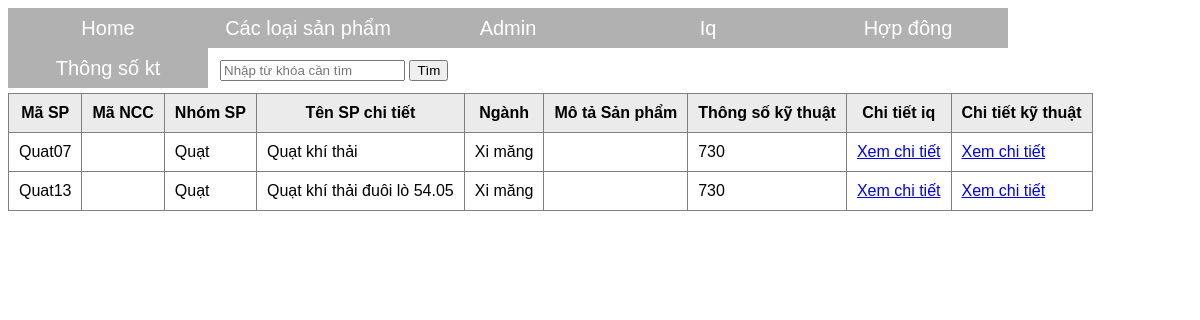
The page /tsktquat2.php on the database its author committed.
### tables this page shows
CREATE TABLE `sanpham` (
  `masp` varchar(255) NOT NULL,
  `mancc` varchar(255) NOT NULL,
  `nhomsp` varchar(255) NOT NULL,
  `tenspchitiet` varchar(255) NOT NULL,
  `nganh` varchar(255) NOT NULL,
  `motasanpham` varchar(255) NOT NULL
);

CREATE TABLE `chitiettskt` (
  `id` varchar(5) NOT NULL,
  `masp` varchar(255) DEFAULT NULL,
  `idtskt` varchar(12) DEFAULT NULL,
  `giatri` varchar(41) DEFAULT NULL
);

### tsktquat2.php (the view, shortened to what this page needs)
<?php
    $conn = mysqli_connect("localhost", "root", "", "dataapp3") or die("Không kết nối được cơ sở dữ liệu");
    if (isset($_GET['q']) && !empty($_GET['q'])) {
        $keyword = $_GET['q'];
    }else{
        $sql = "SELECT * FROM sanpham JOIN chitiettskt ON sanpham.masp = chitiettskt.masp WHERE nhomsp = 'Quạt' AND giatri = '730' ";
    }
    $result = mysqli_query($conn, $sql);
?>
<!DOCTYPE html>
<html>
<head>
    <link rel="stylesheet" type="text/css" href="style.css">
</head>
<body>
          <ul>
        <li><a href="index.php">Home</a></li>
        <li><a href="">Các loại sản phẩm</a>
        </li>
        <li><a href="">Admin</a>
        </li>
        <li><a href="iq.php">Iq</a></li>
        <li><a href="hopdong.php">Hợp đông</a></li>
                <li><a href="">Thông số kt</a>
        </li>
    </ul>
    <table class="search-form" cellpadding="10">
        <tr>
            <td>
                <form action="" method="get">
                    <input type="text" name="q" placeholder="Nhập từ khóa cần tìm" value="<?php if(isset($_GET['q']))?>" />
                    <input type="submit" value="Tìm">
                </form>
            </td>
        </tr>
    </table>
    <table class="list" border="1" cellpadding="10">
          <tr>
            <th>Mã SP</th>
            <th>Mã NCC</th>
            <th>Nhóm SP</th>
            <th>Tên SP chi tiết</th>
            <th>Ngành</th>
            <th>Mô tả Sản phẩm</th>
            <th>Thông số kỹ thuật</th>
            <th>Chi tiết iq</th>
            <th>Chi tiết kỹ thuật</th>
        </tr>
        <?php
           while ($row = mysqli_fetch_assoc($result)) {
            ?>
        <tr>
            <td><?php echo $row['masp']; ?></td>
            <td><?php echo $row['mancc']; ?></td>
            <td><?php echo $row['nhomsp']; ?></td>
            <td><?php echo $row['tenspchitiet']; ?></td>
            <td><?php echo $row['nganh']; ?></td>
            <td><?php echo $row['motasanpham']; ?></td>
            <td><?php echo $row['giatri']; ?></td>
                     <form action="" method="get">
            <td><a href="./chiTiet.php?idSP=<?php echo  $row['masp'] ?>" >Xem chi tiết</a></td>
        </form>
                        <form action="" method="get">
            <td><a href="./cttskt.php?idSPKT=<?php echo  $row['masp'] ?>" >Xem chi tiết</a></td>
        </form>
        </tr>
    <?php } ?>
    </table>
</body>
</html>

### style.css (style rules this page uses)
body { background: url(); background-size: cover; font-family: arial; }
ul { margin: 0; padding: 0; list-style: none; }
ul li { float: left; width: 200px; height: 40px; background-color: darkgrey; opacity: .9; line-height: 40px; text-align: center; font-size: 20px; }
ul li a { text-decoration: none; color: white; display: block; }

### tsktquat2.php (style rules this page uses)
.list { border-collapse: collapse; }
.list tr th { background: #ebebeb; }

### rows shown on the page
sanpham: chitiettskt.masp "Quat07", nhomsp "Quạt", tenspchitiet "Quạt khí thải", nganh "Xi măng", chitiettskt.giatri "730"
sanpham: chitiettskt.masp "Quat13", nhomsp "Quạt", tenspchitiet "Quạt khí thải đuôi lò 54.05", nganh "Xi măng", chitiettskt.giatri "730"
